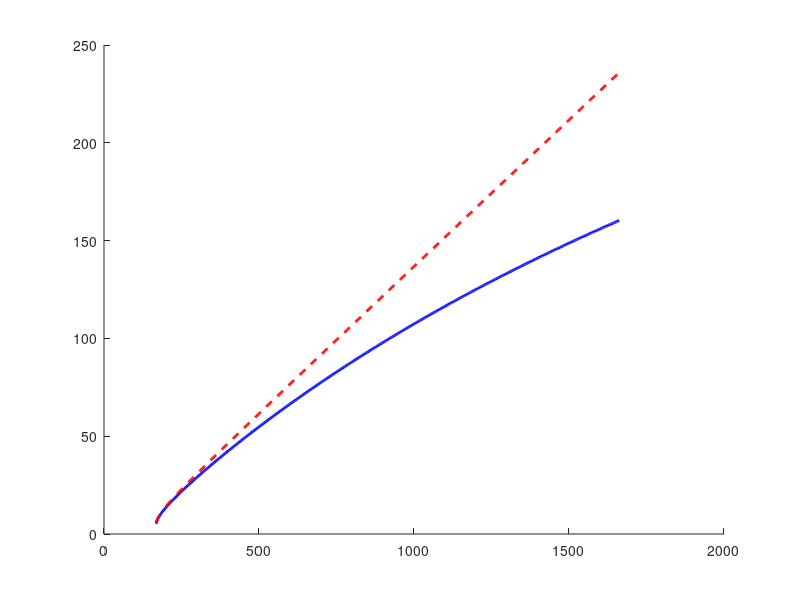

The MATLAB script that drew this image: (Note: this script raises an error after producing the figure.)
% LIF parameters from Staff et al. (2000)
V_L     = -66.2e-3;   % V  (leak reversal = resting potential)
V_th    = -46.3e-3;   % V  (spike threshold)
V_reset = -66.2e-3;   % V  (reset = V_L)
g_L     = 8.35e-9;    % S  (leak conductance)
C       = 336e-12;    % F  (membrane capacitance)
tau_m   = C / g_L;    % s  (membrane time constant ~40 ms)
t_ref   = 2e-3;       % s  (absolute refractory period)

% Critical current
I_crit = g_L * (V_th - V_L);
fprintf('I_crit = %.1f pA\n', I_crit*1e12);

% f-I curve
I_vals = linspace(1.01*I_crit, 10*I_crit, 500);
T_ISI  = tau_m * log((I_vals/g_L - (V_reset - V_L)) ...
                   ./ (I_vals/g_L - (V_th   - V_L)));
f      = 1 ./ (t_ref + T_ISI);

% f-I curve with t_ref = 0 for comparison
f_no_ref = 1 ./ T_ISI;

figure; hold on;
plot(I_vals*1e12, f, 'b', 'LineWidth', 2, 'DisplayName', ...
    ['t_{ref} = ' num2str(t_ref*1e3) ' ms']);
plot(I_vals*1e12, f_no_ref, 'r--', 'LineWidth', 2, ...
    'DisplayName', 't_{ref} = 0');
yline(1/t_ref, 'k:', 'LineWidth', 1.5, ...
    'DisplayName', 'f_{max} = 1/t_{ref}');
xlabel('I (pA)'); ylabel('Firing rate (Hz)');
title('f-I curve for CA1 pyramidal neuron (LIF model)');
legend; box on;
